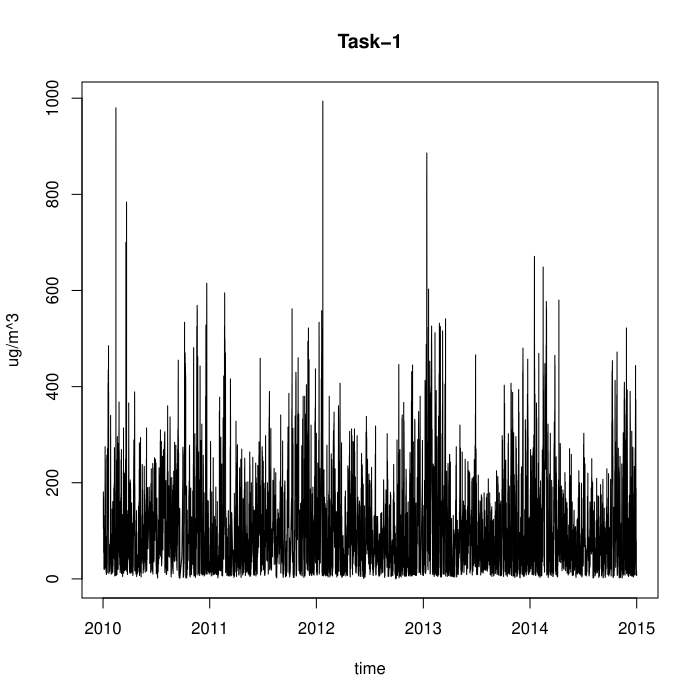

Here is the R script that generated this plot:
df <- read.table("data.csv",header = 1,sep = ",")
df <- df[complete.cases(df),]
tmp_time <- paste(paste(df$year, df$month, df$day, sep="-"),  
              paste(df$hour, 00, 00, sep=":"), sep = " ") 
tmp_time <- as.POSIXct(tmp_time)
df$timestamp <- tmp_time
df <- df[,c(1,2,6:14)]
plot(df$timestamp,df$pm2.5,type = "l",main="Task-1",xlab="time",ylab="ug/m^3")
